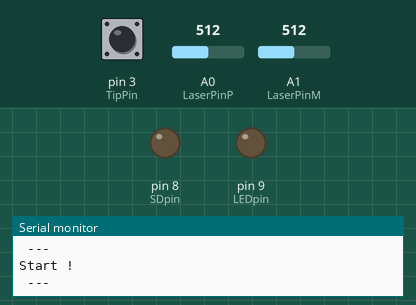
A sketch run on a simulated Arduino Uno, built with avr-gcc and run on an emulated ATmega328P. Shown: output pins drawn as LEDs (lit = HIGH), the last lines printed to the serial monitor. The test bench sets the inputs (shaded band); at power-on: pin 3 (TipPin) HIGH, A0 (LaserPinP) = 512, A1 (LaserPinM) = 512. The local clock reads 2024-03-15 10:24:30 at power-on unless the sketch sets it; storage starts empty; pins used as bus, display or sensor lines are not drawn.

Above: at 2.8 s.
2.9 s: pin 3 (TipPin) pulled LOW for 0.15 s
At 4.0 s:
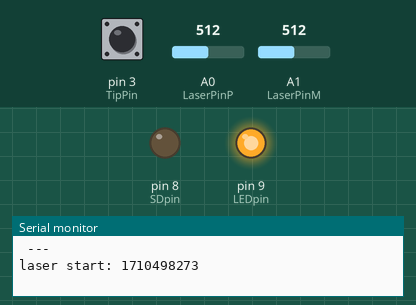
Timing chart, 0 to 12.0 s (numbered marks = the images above; inputs shaded):
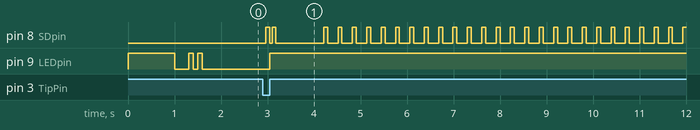

Measured:
- after the input at 2.9 s, pin 8 (SDpin): goes HIGH 0.08 s, LOW 0.05 s, HIGH 0.08 s, LOW 1.0 s, 25 × (HIGH 0.08 s, LOW 0.23 s), then HIGH, starting after 0.06 s; pin 9 (LEDpin): LOW → HIGH after 0.15 s

The sketch:

Laser_logger.ino
```cpp
#include <avr/sleep.h>
#include <SdFat.h>
#include <Wire.h>
#include <DS3231.h>

#ifndef cbi
#define cbi(sfr, bit) (_SFR_BYTE(sfr) &= ~_BV(bit))
#endif

SdFat sd;
SdFile datafile;
SdFile laserdatafile;
SdFile laserstartfile;
SdFile laserstopfile;

char* filename="RAIN.TXT";
char* laserfilename="LASER.TXT";
char* startfilename = "START.TXT";
char* stopfilename = "STOP.TXT";

RTClib RTC;
DS3231 Clock;

const int SDpin = 8; // Turns on voltage source to SD card
const int CSpin = 10;

int LaserPinP = 0;
int LaserPinM = 1;
int PowerPin = 6;
int TipPin = 3;
int LEDpin = 9;

bool tip_wakeup = false;

//int ntip = 0;
double val1;
double val2;
double tension;
int time_between_samples = 200; // in ms (for laser)
int additional_time = 1800;//1800; // in s (additional time when bucket tips)
volatile int counter_time = 0;
int laser_clock;

DateTime instant_t;
DateTime start_time;

void setup() {
  // put your setup code here, to run once:
  pinMode(TipPin, INPUT); // Necessary or else interrupt won't work (Rain gage Pin)
  digitalWrite(TipPin, HIGH);
  pinMode(2, INPUT); // Necessary or else interrupt won't work (Clock Pin)
  digitalWrite(2, HIGH);

  pinMode(PowerPin, OUTPUT); // Laser is initially off
  digitalWrite(PowerPin, LOW);

  pinMode(SDpin, INPUT);
  digitalWrite(SDpin, HIGH);

  // I don't know exactly what these lines are doing
  //cbi(ADCSRA,ADEN);                    // switch Analog to Digitalconverter OFF
  //Clock.setA2Time(1, 0, 0, 0b01110000, false, false, false); // just min mask - set for laser timeout


  pinMode(LEDpin, OUTPUT); // Manual wake pin of the LED
  LEDgood();

  Serial.begin(57600);
  Serial.println(" --- ");
  Serial.println("Start !");
  Serial.println(" --- ");

  delay(10);
}


// MAIN LOOP
void loop() {
  //set_sleep_mode(SLEEP_MODE_PWR_DOWN);   // sleep mode is set here
  //sleep_enable();

  attachInterrupt(1, wakeUpNow_tip, LOW); // interrupt 1 is pin 3; triggers function wakeUpNow_tip whenever the pin 1 is LOW
  delay(20);

  if (tip_wakeup == true){
    tip_wakeup = false;
    delay(50);

    Serial.println(" ");
    Serial.println("TIP !");
    Serial.println(" ");

    // TIP COUNTER
    log_time();

    digitalWrite(LEDpin, HIGH);
    delay(50);
    digitalWrite(LEDpin, LOW);

    MesureLaser();
    }

  //sleep_mode();            // here the device is actually put to sleep!!
}


void MesureLaser(){
  Serial.println(" --- ");
  Serial.println("Powering up Laser...");
  Serial.println(" --- ");
  digitalWrite(PowerPin, HIGH);
  digitalWrite(LEDpin, HIGH);
  log_laser_start();

  delay(1000);

  start_time = RTC.now(); // get starting time on RTC Clock
  instant_t = RTC.now(); // get actual time on RTC Clock
  laser_clock = counter_time - (instant_t.unixtime() - start_time.unixtime()); // decrement counter

  while(laser_clock >= 0){

    attachInterrupt(1, wakeUpNow_tip, LOW); // interrupt 1 is pin 3; triggers function wakeUpNow_tip whenever the pin 1 is LOW
    delay(20);

    if (tip_wakeup == true){
      tip_wakeup = false;
      Serial.println(" ");
      Serial.println("TIP !");
      Serial.println(" ");

      // TIP COUNTER
      log_time();
    }

    log_laser();
    delay(time_between_samples);

    instant_t = RTC.now(); // get actual time on RTC Clock
    laser_clock = counter_time - (instant_t.unixtime() - start_time.unixtime()); // decrement counter

    Serial.print(" --- ");
    Serial.print("time remaining: ");
    Serial.print(laser_clock/60.0);
    Serial.println(" min --- ");

  }

  counter_time = 0; // set counter back to 0 when acquisition is done.

  Serial.println(" --- ");
  Serial.println("Powering down Laser...");
  Serial.println(" --- ");
  digitalWrite(PowerPin, LOW);
  digitalWrite(LEDpin, LOW);
  log_laser_stop();

}


// Interrupt Service Routines (ISR)
// called in attachInterrupt functions

void wakeUpNow_tip(){
  detachInterrupt(1);
  counter_time = counter_time + additional_time; // add 30 min of recording at every TIP
  tip_wakeup = true;
}


// SD ON AND OFF FUNCTIONS

void SDon(){
  pinMode(SDpin,OUTPUT); // Seemed to have forgotten between loops... ?
  // Initialize logger
  digitalWrite(SDpin,HIGH); // Turn on SD card before writing to it
                            // Delay required after this??
  delay(10);
  if (!sd.begin(CSpin, SPI_HALF_SPEED)) {
    // Just use Serial.println: don't kill batteries by aborting code
    // on error
    Serial.println("Error initializing SD card for writing");
    Serial.println(" ");
  delay(10);
  }
}

void SDoff(){
  pinMode(SDpin,OUTPUT); // Seemed to have forgotten between loops... ?
  // Initialize logger
  digitalWrite(SDpin,LOW); // Turn off SD card after writing to it
                            // Delay required after this??
}


// LOG functions

void log_time(){
  SDon(); // turns SD on
  // open the file for write at end like the Native SD library
  if (!datafile.open(filename, O_WRITE | O_CREAT | O_AT_END)) {
    // Just use Serial.println: don't kill batteries by aborting code
    // on error
    Serial.print("Opening ");
    Serial.print(filename);
    Serial.println(" for write failed");
    Serial.println(" ");
  delay(10);
  }

  instant_t = RTC.now(); // get actual time on RTC Clock
  // SD
  datafile.println(instant_t.unixtime()); // write time on file in SD

  delay(20);

  datafile.close();

  delay(20);

  SDoff(); // turns SD off

  // Echo to serial
  Serial.println(instant_t.unixtime());
}


void log_laser(){
  SDon(); // turns SD on

  if (!laserdatafile.open(laserfilename, O_WRITE | O_CREAT | O_AT_END)) {
    Serial.print("Opening ");
    Serial.print(laserfilename);
    Serial.println(" for write failed");
    Serial.println(" ");
  delay(10);
  }

  instant_t = RTC.now();

  // the logger is sensitive in the range 0 - 3.3 V
  val1 = analogRead(LaserPinP);
  val2 = analogRead(LaserPinM);
  tension = abs(val1-val2)*5.0/1023.0;

  // Record in SD card
  laserdatafile.print(instant_t.unixtime());
  laserdatafile.print("\t");
  laserdatafile.println(tension); // write laser value on file in SD
  delay(20);

  laserdatafile.close();
  delay(20);

  SDoff(); // turns SD off

  // Echo in serial
  Serial.print(instant_t.unixtime());
  Serial.print("\t");
  Serial.println(tension);
  }


void log_laser_start(){
  SDon();
  if (!laserstartfile.open(startfilename, O_WRITE | O_CREAT | O_AT_END)) {
    Serial.print("Opening ");
    Serial.print(startfilename);
    Serial.println(" for write failed");
    Serial.println(" ");
  delay(10);
  }

  // Datestamp the line
  instant_t = RTC.now();
  // SD
  laserstartfile.println(instant_t.unixtime());

  delay(20);

  laserstartfile.close();

  delay(20);

  SDoff(); // turns SD off

  // Echo to serial
  Serial.print("laser start: ");
  Serial.println(instant_t.unixtime());
  Serial.println(" ");

}


void log_laser_stop(){
  SDon();
  if (!laserstopfile.open(stopfilename, O_WRITE | O_CREAT | O_AT_END)) {
    Serial.print("Opening ");
    Serial.print(stopfilename);
    Serial.println(" for write failed");
  delay(10);
  }

  // Datestamp the line
  instant_t = RTC.now();
  // SD
  laserstopfile.println(instant_t.unixtime());

  delay(20);

  laserstopfile.close();

  delay(20);

  SDoff(); // turns SD off

  // Echo to serial
  Serial.print("laser stop: ");
  Serial.println(instant_t.unixtime());
}


void LEDgood()
{
  // Peppy blinky pattern to show that the logger has successfully initialized
  digitalWrite(LEDpin,HIGH);
  delay(1000);
  digitalWrite(LEDpin,LOW);
  delay(300);
  digitalWrite(LEDpin,HIGH);
  delay(100);
  digitalWrite(LEDpin,LOW);
  delay(100);
  digitalWrite(LEDpin,HIGH);
  delay(100);
  digitalWrite(LEDpin,LOW);
}
```
